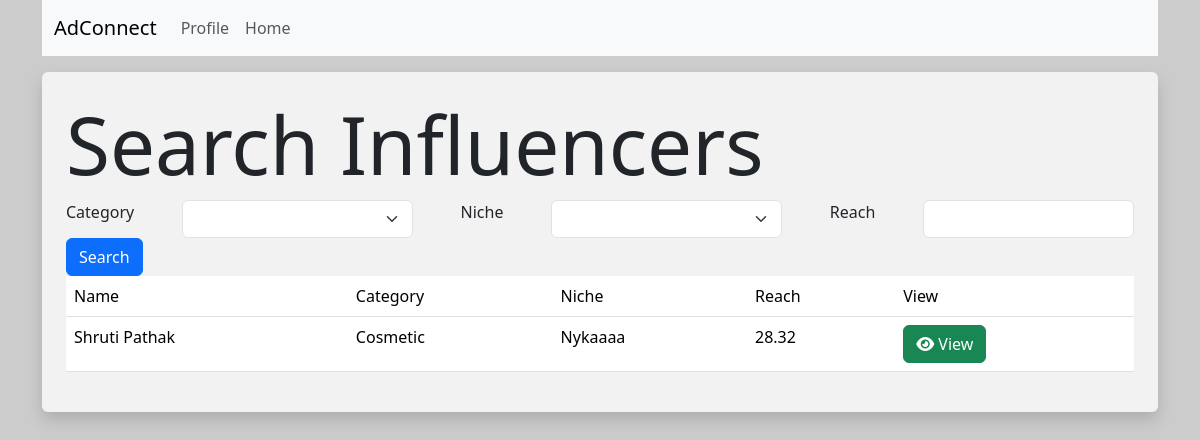
/sponsor/search (signed in), run on an earlier commit of the app's database.
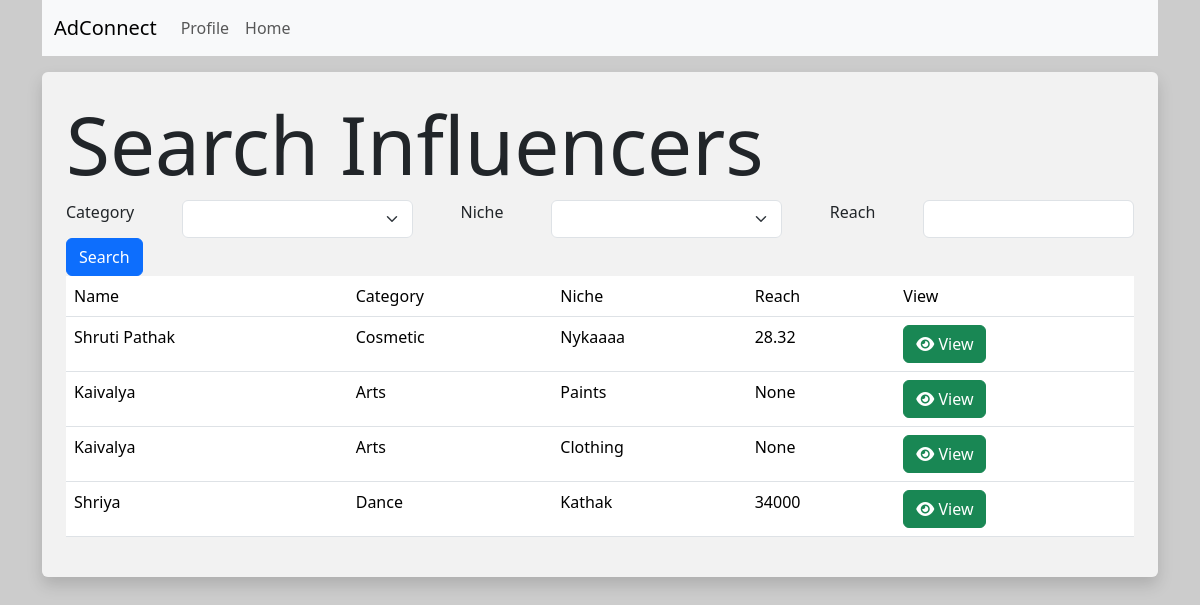
And on a later commit of the database.
### models.py (models this page shows)
class Influencer(db.Model):
    __tablename__ = 'influencers'
    id = db.Column(db.Integer, primary_key=True)
    username = db.Column(db.String(128),unique=True,nullable=False)
    passhash = db.Column(db.String(256),nullable=False)
    name = db.Column(db.String(64),nullable=True)
    category = db.Column(db.String(128),nullable=False)
    niche = db.Column(db.String(128),nullable=False)
    reach = db.Column(db.Integer)
    ad_requests = db.relationship('AdRequest', back_populates='influencer')

### routes.py (the view)
@app.route("/sponsor/search")
@sponsor_required
def search_influencer():
    categories = [influencer.category for influencer in Influencer.query.distinct(Influencer.category).all()]
    niches = [influencer.niche for influencer in Influencer.query.distinct(Influencer.niche).all()]
    influencers = Influencer.query.all()
    return render_template("/sponsor/search_influencers.html", influencers = influencers, categories=categories, niches=niches)

### routes.py (called while the page is built)
def sponsor_required(inner_func):
    @wraps(inner_func)
    def decorated_func(*args, **kwargs):
        if session.get("id"):
            if session.get("user_type") == "sponsor":
                return inner_func(*args, **kwargs)
            else:
                flash("Error : You are not authorized to access this page")
                return redirect(url_for('index'))
        else:
            flash("Error : Please log in to continue")
            return redirect(url_for('login'))
    return decorated_func

### templates/sponsor/search_influencers.html (shortened to what this page needs)
{% extends 'layout.html' %}
{% block content %}
<div class="p-4 bg-white bg-opacity-75 rounded shadow mt-3">
    <h1 class="display-1">Search Influencers</h1>
    <form action="{{ url_for('search_influencer_post')}}" method="POST">
        <div class="d-flex gap-5">
            <label for="category">Category</label>
            <select name="category" class="form-select">
                <option value=""></option>
                {% for category in categories %}
                    <option value="{{category}}">{{category}}</option>
                {% endfor %}
            </select>
            <label for="niche">Niche</label>
            <select name="niche" class="form-select">
                <option value=""></option>
                {% for niche in niches %}
                    <option value="{{niche}}">{{niche}}</option>
                {% endfor %}
            </select>
            <label for="reach">Reach</label>
            <input type="text" name="reach" class="form-control">
        </div>
        <button type="submit" class="btn btn-primary">Search</button>
    </form>
    <table class="table table-hover">
        <thead>
            <tr>
                <td>Name</td>
                <td>Category</td>
                <td>Niche</td>
                <td>Reach</td>
                <td>View</td>
            </tr>
        </thead>
        <tbody>
            {% for influencer in influencers %}
                <tr>
                    <td>{{influencer.name}}</td>
                    <td>{{influencer.category}}</td>
                    <td>{{influencer.niche}}</td>
                    <td>{{influencer.reach}}</td>
                    <td><a href="{{url_for('view_influencer', id=influencer.id)}}" class="btn btn-success"><i class="fa-solid fa-eye"></i> View</a></td>
                </tr>
            {% else %}
                <h3 class="display-3">No influencers found.</h3>
            {% endfor %}
        </tbody>
    </table>
</div>
{% endblock %}

### templates/layout.html (shortened to what this page needs)
<!DOCTYPE html>
<html lang="en">
<head>
    <link href="https://cdn.jsdelivr.net/npm/bootstrap@5.3.3/dist/css/bootstrap.min.css" rel="stylesheet">
    <link rel="stylesheet" href="https://cdnjs.cloudflare.com/ajax/libs/font-awesome/6.6.0/css/all.min.css" />
</head>
<body>
    <div class="container">
        {% include 'navbar.html' %}
        {% block content %}
        {% endblock %}
    </div>
</body>
</html>

### templates/navbar.html (shortened to what this page needs)
<nav class="navbar navbar-expand-lg bg-body-tertiary">
    <div class="container-fluid">
      <a class="navbar-brand" href="{{  url_for('index')  }}">AdConnect</a>
      <div class="collapse navbar-collapse" id="navbarSupportedContent">
        <ul class="navbar-nav me-auto mb-2 mb-lg-0">
          {% if not session.get('id') %}
            <li class="nav-item">
              <a class="nav-link" href="{{  url_for('login')  }}">Login</a>
            </li>
            <li class="nav-item">
              <a class="nav-link" href="{{ url_for('register')  }}">Register</a>
            </li>
          {% else %}
            <li class="nav-item">
              <a class="nav-link" href="{{ url_for('profile')  }}">Profile</a>
            </li>
            {% if session['user_type'] == 'sponsor' %}
                <a class="nav-link" href="{{ url_for('sponsor_home')  }}">Home</a>
            {% elif session['user_type'] == 'influencer' %}
              <li class="nav-item"></li>
                <a class="nav-link" href="{{ url_for('influencer_home')  }}">Home</a>
              </li>
            {% endif %}
          {% endif %}
        </ul>
      </div>
    </div>
  </nav>

### templates/layout.html (style rules this page uses)
body { background-image: url('https://picsum.photos/1920/1080'); background-size: cover; background-repeat: no-repeat; background-attachment: fixed; }

What changed in the data, as far as the page shows it:
added Influencer: name "Kaivalya", category "Arts", niche "Paints", reach "None"
added Influencer: name "Kaivalya", category "Arts", niche "Clothing", reach "None"
added Influencer: name "Shriya", category "Dance", niche "Kathak", reach "34000"
